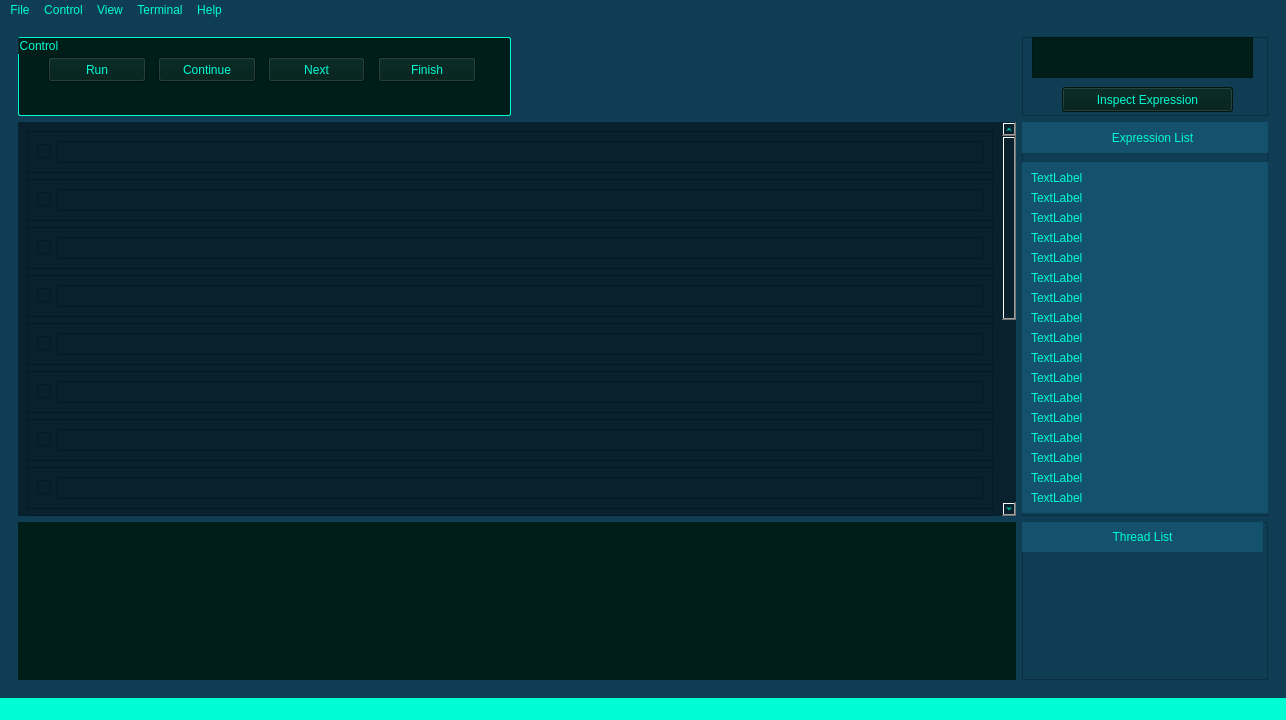
<?xml version="1.0" encoding="UTF-8"?>
<ui version="4.0">
 <class>MainWindow</class>
 <widget class="QMainWindow" name="MainWindow">
  <property name="geometry">
   <rect>
    <x>0</x>
    <y>0</y>
    <width>1286</width>
    <height>720</height>
   </rect>
  </property>
  <property name="minimumSize">
   <size>
    <width>0</width>
    <height>0</height>
   </size>
  </property>
  <property name="windowTitle">
   <string>MainWindow</string>
  </property>
  <property name="styleSheet">
   <string notr="true">background-color:rgb(15, 61, 83);
</string>
  </property>
  <widget class="QWidget" name="centralwidget">
   <property name="styleSheet">
    <string notr="true">QGroupBox {
	background-color:rgb(15, 61, 83);
	border-width: 1px;
	border-style: solid;
	border-radius: 2px;
	border-color:rgb(0, 252, 210);
}

QScrollArea {
	border-style: none;
}

QPushButton {

}</string>
   </property>
   <layout class="QHBoxLayout" name="horizontalLayout">
    <item>
     <layout class="QGridLayout" name="gridLayout">
      <item row="0" column="0">
       <widget class="QScrollArea" name="scrollArea">
        <property name="widgetResizable">
         <bool>true</bool>
        </property>
        <widget class="QWidget" name="scrollAreaWidgetContents">
         <property name="geometry">
          <rect>
           <x>0</x>
           <y>0</y>
           <width>1266</width>
           <height>657</height>
          </rect>
         </property>
         <layout class="QGridLayout" name="gridLayout_5">
          <item row="1" column="4" rowspan="5">
           <layout class="QGridLayout" name="expressionsLayout">
            <item row="0" column="0">
             <widget class="QFrame" name="frame_18">
              <property name="styleSheet">
               <string notr="true"/>
              </property>
              <property name="frameShape">
               <enum>QFrame::StyledPanel</enum>
              </property>
              <property name="frameShadow">
               <enum>QFrame::Raised</enum>
              </property>
              <widget class="QScrollArea" name="scrollArea_3">
               <property name="geometry">
                <rect>
                 <x>0</x>
                 <y>40</y>
                 <width>269</width>
                 <height>351</height>
                </rect>
               </property>
               <property name="styleSheet">
                <string notr="true">background-color:rgb(20, 81, 109);
color:rgb(0, 252, 210);</string>
               </property>
               <property name="widgetResizable">
                <bool>true</bool>
               </property>
               <widget class="QWidget" name="scrollAreaWidgetContents_8">
                <property name="geometry">
                 <rect>
                  <x>0</x>
                  <y>0</y>
                  <width>252</width>
                  <height>474</height>
                 </rect>
                </property>
                <layout class="QGridLayout" name="gridLayout_18">
                 <item row="5" column="0">
                  <widget class="QLabel" name="label_61">
                   <property name="text">
                    <string>TextLabel</string>
                   </property>
                  </widget>
                 </item>
                 <item row="0" column="0">
                  <widget class="QLabel" name="label_53">
                   <property name="text">
                    <string>TextLabel</string>
                   </property>
                  </widget>
                 </item>
                 <item row="16" column="0">
                  <widget class="QLabel" name="label_68">
                   <property name="text">
                    <string>TextLabel</string>
                   </property>
                  </widget>
                 </item>
                 <item row="15" column="0">
                  <widget class="QLabel" name="label_71">
                   <property name="text">
                    <string>TextLabel</string>
                   </property>
                  </widget>
                 </item>
                 <item row="11" column="0">
                  <widget class="QLabel" name="label_73">
                   <property name="text">
                    <string>TextLabel</string>
                   </property>
                  </widget>
                 </item>
                 <item row="18" column="0">
                  <widget class="QLabel" name="label_60">
                   <property name="text">
                    <string>TextLabel</string>
                   </property>
                  </widget>
                 </item>
                 <item row="13" column="0">
                  <widget class="QLabel" name="label_72">
                   <property name="text">
                    <string>TextLabel</string>
                   </property>
                  </widget>
                 </item>
                 <item row="17" column="0">
                  <widget class="QLabel" name="label_62">
                   <property name="text">
                    <string>TextLabel</string>
                   </property>
                  </widget>
                 </item>
                 <item row="9" column="0">
                  <widget class="QLabel" name="label_64">
                   <property name="text">
                    <string>TextLabel</string>
                   </property>
                  </widget>
                 </item>
                 <item row="7" column="0">
                  <widget class="QLabel" name="label_67">
                   <property name="text">
                    <string>TextLabel</string>
                   </property>
                  </widget>
                 </item>
                 <item row="10" column="0">
                  <widget class="QLabel" name="label_70">
                   <property name="text">
                    <string>TextLabel</string>
                   </property>
                  </widget>
                 </item>
                 <item row="6" column="0">
                  <widget class="QLabel" name="label_63">
                   <property name="text">
                    <string>TextLabel</string>
                   </property>
                  </widget>
                 </item>
                 <item row="4" column="0">
                  <widget class="QLabel" name="label_59">
                   <property name="text">
                    <string>TextLabel</string>
                   </property>
                  </widget>
                 </item>
                 <item row="8" column="0">
                  <widget class="QLabel" name="label_66">
                   <property name="text">
                    <string>TextLabel</string>
                   </property>
                  </widget>
                 </item>
                 <item row="20" column="0">
                  <widget class="QLabel" name="label_57">
                   <property name="text">
                    <string>TextLabel</string>
                   </property>
                  </widget>
                 </item>
                 <item row="12" column="0">
                  <widget class="QLabel" name="label_65">
                   <property name="text">
                    <string>TextLabel</string>
                   </property>
                  </widget>
                 </item>
                 <item row="3" column="0">
                  <widget class="QLabel" name="label_58">
                   <property name="text">
                    <string>TextLabel</string>
                   </property>
                  </widget>
                 </item>
                 <item row="1" column="0">
                  <widget class="QLabel" name="label_54">
                   <property name="text">
                    <string>TextLabel</string>
                   </property>
                  </widget>
                 </item>
                 <item row="2" column="0">
                  <widget class="QLabel" name="label_55">
                   <property name="text">
                    <string>TextLabel</string>
                   </property>
                  </widget>
                 </item>
                 <item row="19" column="0">
                  <widget class="QLabel" name="label_56">
                   <property name="text">
                    <string>TextLabel</string>
                   </property>
                  </widget>
                 </item>
                 <item row="14" column="0">
                  <widget class="QLabel" name="label_69">
                   <property name="text">
                    <string>TextLabel</string>
                   </property>
                  </widget>
                 </item>
                </layout>
               </widget>
              </widget>
              <widget class="QLabel" name="label_75">
               <property name="geometry">
                <rect>
                 <x>0</x>
                 <y>0</y>
                 <width>251</width>
                 <height>31</height>
                </rect>
               </property>
               <property name="styleSheet">
                <string notr="true">QFrame, QLabel{
	background-color:rgb(20, 81, 109);
	color:rgb(0, 252, 210);
}</string>
               </property>
               <property name="text">
                <string>   Expression List</string>
               </property>
               <property name="alignment">
                <set>Qt::AlignCenter</set>
               </property>
              </widget>
             </widget>
            </item>
           </layout>
          </item>
          <item row="0" column="3">
           <layout class="QGridLayout" name="gridLayout_8"/>
          </item>
          <item row="0" column="0" colspan="2">
           <layout class="QGridLayout" name="dockLayout">
            <item row="0" column="0">
             <widget class="QGroupBox" name="groupBox">
              <property name="styleSheet">
               <string notr="true">background-color:rgb(0, 30, 25);
color:rgb(0, 252, 210);</string>
              </property>
              <property name="title">
               <string>Control</string>
              </property>
              <widget class="QPushButton" name="pushButton_2">
               <property name="geometry">
                <rect>
                 <x>30</x>
                 <y>20</y>
                 <width>98</width>
                 <height>25</height>
                </rect>
               </property>
               <property name="text">
                <string>Run</string>
               </property>
              </widget>
              <widget class="QPushButton" name="pushButton_3">
               <property name="geometry">
                <rect>
                 <x>250</x>
                 <y>20</y>
                 <width>97</width>
                 <height>25</height>
                </rect>
               </property>
               <property name="text">
                <string>Next</string>
               </property>
              </widget>
              <widget class="QPushButton" name="pushButton_4">
               <property name="geometry">
                <rect>
                 <x>140</x>
                 <y>20</y>
                 <width>98</width>
                 <height>25</height>
                </rect>
               </property>
               <property name="text">
                <string>Continue</string>
               </property>
              </widget>
              <widget class="QPushButton" name="pushButton_5">
               <property name="geometry">
                <rect>
                 <x>360</x>
                 <y>20</y>
                 <width>98</width>
                 <height>25</height>
                </rect>
               </property>
               <property name="text">
                <string>Finish</string>
               </property>
              </widget>
             </widget>
            </item>
           </layout>
          </item>
          <item row="6" column="4" rowspan="2">
           <layout class="QGridLayout" name="threadLayout">
            <item row="0" column="0">
             <widget class="QFrame" name="frame_19">
              <property name="styleSheet">
               <string notr="true">QLabel{
	background-color:rgb(20, 81, 109);
	color:rgb(0, 252, 210);
}

QPushButton{
	background-color:rgb(112, 0, 0);
}</string>
              </property>
              <property name="frameShape">
               <enum>QFrame::StyledPanel</enum>
              </property>
              <property name="frameShadow">
               <enum>QFrame::Raised</enum>
              </property>
              <widget class="QLabel" name="label_74">
               <property name="geometry">
                <rect>
                 <x>0</x>
                 <y>-1</y>
                 <width>241</width>
                 <height>31</height>
                </rect>
               </property>
               <property name="text">
                <string>Thread List</string>
               </property>
               <property name="alignment">
                <set>Qt::AlignCenter</set>
               </property>
              </widget>
             </widget>
            </item>
           </layout>
          </item>
          <item row="0" column="4">
           <layout class="QGridLayout" name="inspectorLayout">
            <item row="0" column="0">
             <widget class="QFrame" name="frame_2">
              <property name="styleSheet">
               <string notr="true"/>
              </property>
              <property name="frameShape">
               <enum>QFrame::StyledPanel</enum>
              </property>
              <property name="frameShadow">
               <enum>QFrame::Raised</enum>
              </property>
              <widget class="QPushButton" name="pushButton_6">
               <property name="geometry">
                <rect>
                 <x>40</x>
                 <y>50</y>
                 <width>171</width>
                 <height>25</height>
                </rect>
               </property>
               <property name="styleSheet">
                <string notr="true">background-color:rgb(0, 30, 25);
color:rgb(0, 252, 210);</string>
               </property>
               <property name="text">
                <string>Inspect Expression</string>
               </property>
              </widget>
              <widget class="QTextEdit" name="textEdit_2">
               <property name="geometry">
                <rect>
                 <x>10</x>
                 <y>0</y>
                 <width>221</width>
                 <height>41</height>
                </rect>
               </property>
               <property name="styleSheet">
                <string notr="true">background-color:rgb(0, 30, 25);
color:rgb(0, 252, 210);
font-size:20px;</string>
               </property>
              </widget>
             </widget>
            </item>
           </layout>
          </item>
          <item row="6" column="0" rowspan="2" colspan="4">
           <layout class="QGridLayout" name="terminalLayout">
            <item row="0" column="0">
             <widget class="QLabel" name="label">
              <property name="styleSheet">
               <string notr="true">background-color:rgb(0, 30, 25)</string>
              </property>
              <property name="text">
               <string/>
              </property>
             </widget>
            </item>
           </layout>
          </item>
          <item row="1" column="0" rowspan="5" colspan="4">
           <layout class="QGridLayout" name="codeLayout">
            <item row="0" column="0">
             <widget class="QScrollArea" name="scrollArea_2">
              <property name="styleSheet">
               <string notr="true">background-color:rgb(8, 33, 44);
color:rgb(0, 252, 210);</string>
              </property>
              <property name="widgetResizable">
               <bool>true</bool>
              </property>
              <widget class="QWidget" name="scrollAreaWidgetContents_2">
               <property name="geometry">
                <rect>
                 <x>0</x>
                 <y>-193</y>
                 <width>977</width>
                 <height>780</height>
                </rect>
               </property>
               <layout class="QVBoxLayout" name="verticalLayout_4">
                <item>
                 <widget class="QFrame" name="frame">
                  <property name="frameShape">
                   <enum>QFrame::StyledPanel</enum>
                  </property>
                  <property name="frameShadow">
                   <enum>QFrame::Raised</enum>
                  </property>
                  <layout class="QHBoxLayout" name="horizontalLayout_2">
                   <item>
                    <widget class="QCheckBox" name="checkBox">
                     <property name="text">
                      <string/>
                     </property>
                    </widget>
                   </item>
                   <item>
                    <widget class="QLineEdit" name="lineEdit"/>
                   </item>
                  </layout>
                 </widget>
                </item>
                <item>
                 <widget class="QFrame" name="frame_3">
                  <property name="frameShape">
                   <enum>QFrame::StyledPanel</enum>
                  </property>
                  <property name="frameShadow">
                   <enum>QFrame::Raised</enum>
                  </property>
                  <layout class="QHBoxLayout" name="horizontalLayout_4">
                   <item>
                    <widget class="QCheckBox" name="checkBox_7">
                     <property name="text">
                      <string/>
                     </property>
                    </widget>
                   </item>
                   <item>
                    <widget class="QLineEdit" name="lineEdit_7"/>
                   </item>
                  </layout>
                 </widget>
                </item>
                <item>
                 <widget class="QFrame" name="frame_4">
                  <property name="frameShape">
                   <enum>QFrame::StyledPanel</enum>
                  </property>
                  <property name="frameShadow">
                   <enum>QFrame::Raised</enum>
                  </property>
                  <layout class="QHBoxLayout" name="horizontalLayout_5">
                   <item>
                    <widget class="QCheckBox" name="checkBox_8">
                     <property name="text">
                      <string/>
                     </property>
                    </widget>
                   </item>
                   <item>
                    <widget class="QLineEdit" name="lineEdit_8"/>
                   </item>
                  </layout>
                 </widget>
                </item>
                <item>
                 <widget class="QFrame" name="frame_5">
                  <property name="frameShape">
                   <enum>QFrame::StyledPanel</enum>
                  </property>
                  <property name="frameShadow">
                   <enum>QFrame::Raised</enum>
                  </property>
                  <layout class="QHBoxLayout" name="horizontalLayout_6">
                   <item>
                    <widget class="QCheckBox" name="checkBox_9">
                     <property name="text">
                      <string/>
                     </property>
                    </widget>
                   </item>
                   <item>
                    <widget class="QLineEdit" name="lineEdit_9"/>
                   </item>
                  </layout>
                 </widget>
                </item>
                <item>
                 <widget class="QFrame" name="frame_8">
                  <property name="frameShape">
                   <enum>QFrame::StyledPanel</enum>
                  </property>
                  <property name="frameShadow">
                   <enum>QFrame::Raised</enum>
                  </property>
                  <layout class="QHBoxLayout" name="horizontalLayout_9">
                   <item>
                    <widget class="QCheckBox" name="checkBox_14">
                     <property name="text">
                      <string/>
                     </property>
                    </widget>
                   </item>
                   <item>
                    <widget class="QLineEdit" name="lineEdit_12"/>
                   </item>
                  </layout>
                 </widget>
                </item>
                <item>
                 <widget class="QFrame" name="frame_7">
                  <property name="frameShape">
                   <enum>QFrame::StyledPanel</enum>
                  </property>
                  <property name="frameShadow">
                   <enum>QFrame::Raised</enum>
                  </property>
                  <layout class="QHBoxLayout" name="horizontalLayout_8">
                   <item>
                    <widget class="QCheckBox" name="checkBox_13">
                     <property name="text">
                      <string/>
                     </property>
                    </widget>
                   </item>
                   <item>
                    <widget class="QLineEdit" name="lineEdit_11"/>
                   </item>
                  </layout>
                 </widget>
                </item>
                <item>
                 <widget class="QFrame" name="frame_6">
                  <property name="frameShape">
                   <enum>QFrame::StyledPanel</enum>
                  </property>
                  <property name="frameShadow">
                   <enum>QFrame::Raised</enum>
                  </property>
                  <layout class="QHBoxLayout" name="horizontalLayout_7">
                   <item>
                    <widget class="QCheckBox" name="checkBox_10">
                     <property name="text">
                      <string/>
                     </property>
                    </widget>
                   </item>
                   <item>
                    <widget class="QLineEdit" name="lineEdit_10"/>
                   </item>
                  </layout>
                 </widget>
                </item>
                <item>
                 <widget class="QFrame" name="frame_9">
                  <property name="frameShape">
                   <enum>QFrame::StyledPanel</enum>
                  </property>
                  <property name="frameShadow">
                   <enum>QFrame::Raised</enum>
                  </property>
                  <layout class="QHBoxLayout" name="horizontalLayout_10">
                   <item>
                    <widget class="QCheckBox" name="checkBox_15">
                     <property name="text">
                      <string/>
                     </property>
                    </widget>
                   </item>
                   <item>
                    <widget class="QLineEdit" name="lineEdit_13"/>
                   </item>
                  </layout>
                 </widget>
                </item>
                <item>
                 <widget class="QFrame" name="frame_16">
                  <property name="frameShape">
                   <enum>QFrame::StyledPanel</enum>
                  </property>
                  <property name="frameShadow">
                   <enum>QFrame::Raised</enum>
                  </property>
                  <layout class="QHBoxLayout" name="horizontalLayout_17">
                   <item>
                    <widget class="QCheckBox" name="checkBox_22">
                     <property name="text">
                      <string/>
                     </property>
                    </widget>
                   </item>
                   <item>
                    <widget class="QLineEdit" name="lineEdit_22"/>
                   </item>
                  </layout>
                 </widget>
                </item>
                <item>
                 <widget class="QFrame" name="frame_14">
                  <property name="frameShape">
                   <enum>QFrame::StyledPanel</enum>
                  </property>
                  <property name="frameShadow">
                   <enum>QFrame::Raised</enum>
                  </property>
                  <layout class="QHBoxLayout" name="horizontalLayout_15">
                   <item>
                    <widget class="QCheckBox" name="checkBox_20">
                     <property name="text">
                      <string/>
                     </property>
                    </widget>
                   </item>
                   <item>
                    <widget class="QLineEdit" name="lineEdit_20"/>
                   </item>
                  </layout>
                 </widget>
                </item>
                <item>
                 <widget class="QFrame" name="frame_15">
                  <property name="frameShape">
                   <enum>QFrame::StyledPanel</enum>
                  </property>
                  <property name="frameShadow">
                   <enum>QFrame::Raised</enum>
                  </property>
                  <layout class="QHBoxLayout" name="horizontalLayout_16">
                   <item>
                    <widget class="QCheckBox" name="checkBox_21">
                     <property name="text">
                      <string/>
                     </property>
                    </widget>
                   </item>
                   <item>
                    <widget class="QLineEdit" name="lineEdit_21"/>
                   </item>
                  </layout>
                 </widget>
                </item>
                <item>
                 <widget class="QFrame" name="frame_11">
                  <property name="frameShape">
                   <enum>QFrame::StyledPanel</enum>
                  </property>
                  <property name="frameShadow">
                   <enum>QFrame::Raised</enum>
                  </property>
                  <layout class="QHBoxLayout" name="horizontalLayout_12">
                   <item>
                    <widget class="QCheckBox" name="checkBox_17">
                     <property name="text">
                      <string/>
                     </property>
                    </widget>
                   </item>
                   <item>
                    <widget class="QLineEdit" name="lineEdit_17"/>
                   </item>
                  </layout>
                 </widget>
                </item>
                <item>
                 <widget class="QFrame" name="frame_12">
                  <property name="frameShape">
                   <enum>QFrame::StyledPanel</enum>
                  </property>
                  <property name="frameShadow">
                   <enum>QFrame::Raised</enum>
                  </property>
                  <layout class="QHBoxLayout" name="horizontalLayout_13">
                   <item>
                    <widget class="QCheckBox" name="checkBox_18">
                     <property name="text">
                      <string/>
                     </property>
                    </widget>
                   </item>
                   <item>
                    <widget class="QLineEdit" name="lineEdit_18"/>
                   </item>
                  </layout>
                 </widget>
                </item>
                <item>
                 <widget class="QFrame" name="frame_10">
                  <property name="frameShape">
                   <enum>QFrame::StyledPanel</enum>
                  </property>
                  <property name="frameShadow">
                   <enum>QFrame::Raised</enum>
                  </property>
                  <layout class="QHBoxLayout" name="horizontalLayout_11">
                   <item>
                    <widget class="QCheckBox" name="checkBox_16">
                     <property name="text">
                      <string/>
                     </property>
                    </widget>
                   </item>
                   <item>
                    <widget class="QLineEdit" name="lineEdit_14"/>
                   </item>
                  </layout>
                 </widget>
                </item>
                <item>
                 <widget class="QFrame" name="frame_13">
                  <property name="frameShape">
                   <enum>QFrame::StyledPanel</enum>
                  </property>
                  <property name="frameShadow">
                   <enum>QFrame::Raised</enum>
                  </property>
                  <layout class="QHBoxLayout" name="horizontalLayout_14">
                   <item>
                    <widget class="QCheckBox" name="checkBox_19">
                     <property name="text">
                      <string/>
                     </property>
                    </widget>
                   </item>
                   <item>
                    <widget class="QLineEdit" name="lineEdit_19"/>
                   </item>
                  </layout>
                 </widget>
                </item>
                <item>
                 <widget class="QFrame" name="frame_17">
                  <property name="frameShape">
                   <enum>QFrame::StyledPanel</enum>
                  </property>
                  <property name="frameShadow">
                   <enum>QFrame::Raised</enum>
                  </property>
                  <layout class="QHBoxLayout" name="horizontalLayout_18">
                   <item>
                    <widget class="QCheckBox" name="checkBox_23">
                     <property name="text">
                      <string/>
                     </property>
                    </widget>
                   </item>
                   <item>
                    <widget class="QLineEdit" name="lineEdit_23"/>
                   </item>
                  </layout>
                 </widget>
                </item>
               </layout>
              </widget>
             </widget>
            </item>
           </layout>
          </item>
         </layout>
        </widget>
       </widget>
      </item>
     </layout>
    </item>
   </layout>
  </widget>
  <widget class="QMenuBar" name="menubar">
   <property name="geometry">
    <rect>
     <x>0</x>
     <y>0</y>
     <width>1286</width>
     <height>22</height>
    </rect>
   </property>
   <property name="styleSheet">
    <string notr="true">QMenuBar::item {
	background-color:rgb(15, 61, 83);
	color:rgb(0, 252, 210);
}

QMenuBar::item:hover {
	background-color:rgb(0, 132, 110);
	color:rgb(0, 90, 75);
}

QMenuBar::item:selected {
	background-color:rgb(0, 132, 110);
	color:rgb(0, 90, 75);
}</string>
   </property>
   <widget class="QMenu" name="menuFile">
    <property name="styleSheet">
     <string notr="true">QMenu::item {
	background-color:rgb(15, 61, 83);
	color:rgb(0, 252, 210);
}

QMenu::item:hover {
	background-color:rgb(0, 132, 110);
	color:rgb(0, 90, 75);
}

QMenu::item:selected {
	background-color:rgb(0, 132, 110);
	color:rgb(0, 90, 75);
}</string>
    </property>
    <property name="title">
     <string>File</string>
    </property>
    <addaction name="actionNew"/>
    <addaction name="actionLoad"/>
    <addaction name="actionSave"/>
    <addaction name="actionBuild"/>
   </widget>
   <widget class="QMenu" name="menuControl">
    <property name="styleSheet">
     <string notr="true">QMenu::item {
	background-color:rgb(15, 61, 83);
	color:rgb(0, 252, 210);
}

QMenu::item:hover {
	background-color:rgb(0, 132, 110);
	color:rgb(0, 90, 75);
}

QMenu::item:selected {
	background-color:rgb(0, 132, 110);
	color:rgb(0, 90, 75);
}</string>
    </property>
    <property name="title">
     <string>Control</string>
    </property>
    <addaction name="actionRun_R"/>
    <addaction name="actionContinue_A"/>
    <addaction name="actionNext_N"/>
    <addaction name="actionFinish_F"/>
   </widget>
   <widget class="QMenu" name="menuView">
    <property name="styleSheet">
     <string notr="true">QMenu::item {
	background-color:rgb(15, 61, 83);
	color:rgb(0, 252, 210);
}

QMenu::item:hover {
	background-color:rgb(0, 132, 110);
	color:rgb(0, 90, 75);
}

QMenu::item:selected {
	background-color:rgb(0, 132, 110);
	color:rgb(0, 90, 75);
}</string>
    </property>
    <property name="title">
     <string>View</string>
    </property>
    <addaction name="actionAssembly_Code"/>
    <addaction name="actionRegisters_List"/>
   </widget>
   <widget class="QMenu" name="menuTerminal">
    <property name="styleSheet">
     <string notr="true">QMenu::item {
	background-color:rgb(15, 61, 83);
	color:rgb(0, 252, 210);
}

QMenu::item:hover {
	background-color:rgb(0, 132, 110);
	color:rgb(0, 90, 75);
}

QMenu::item:selected {
	background-color:rgb(0, 132, 110);
	color:rgb(0, 90, 75);
}</string>
    </property>
    <property name="title">
     <string>Terminal</string>
    </property>
    <addaction name="actionNew_Terminal"/>
   </widget>
   <widget class="QMenu" name="menuHelp">
    <property name="styleSheet">
     <string notr="true">QMenu::item {
	background-color:rgb(15, 61, 83);
	color:rgb(0, 252, 210);
}

QMenu::item:hover {
	background-color:rgb(0, 132, 110);
	color:rgb(0, 90, 75);
}

QMenu::item:selected {
	background-color:rgb(0, 132, 110);
	color:rgb(0, 90, 75);
}</string>
    </property>
    <property name="title">
     <string>Help</string>
    </property>
    <addaction name="actionCommands"/>
    <addaction name="actionControls"/>
    <addaction name="actionAbout"/>
    <addaction name="actionDocumentation"/>
   </widget>
   <addaction name="menuFile"/>
   <addaction name="menuControl"/>
   <addaction name="menuView"/>
   <addaction name="menuTerminal"/>
   <addaction name="menuHelp"/>
  </widget>
  <widget class="QStatusBar" name="statusbar">
   <property name="styleSheet">
    <string notr="true">background-color:rgb(0, 252, 210)</string>
   </property>
  </widget>
  <action name="actionNew">
   <property name="text">
    <string>New                      </string>
   </property>
  </action>
  <action name="actionLoad">
   <property name="text">
    <string>Load                      </string>
   </property>
  </action>
  <action name="actionSave">
   <property name="text">
    <string>Save                      </string>
   </property>
  </action>
  <action name="actionBuild">
   <property name="text">
    <string>Build                     </string>
   </property>
  </action>
  <action name="actionRun_R">
   <property name="text">
    <string>Run (R)                             </string>
   </property>
  </action>
  <action name="actionContinue_A">
   <property name="text">
    <string>Continue (SPACE BAR)  </string>
   </property>
  </action>
  <action name="actionNext_N">
   <property name="text">
    <string>Next (N)                           </string>
   </property>
  </action>
  <action name="actionFinish_F">
   <property name="text">
    <string>Finish (F)                          </string>
   </property>
  </action>
  <action name="actionAssembly_Code">
   <property name="text">
    <string>Assembly Code </string>
   </property>
  </action>
  <action name="actionRegisters_List">
   <property name="text">
    <string>Registers List      </string>
   </property>
  </action>
  <action name="actionNew_Terminal">
   <property name="text">
    <string>New Terminal  </string>
   </property>
  </action>
  <action name="actionCommands">
   <property name="text">
    <string>Commands          </string>
   </property>
  </action>
  <action name="actionControls">
   <property name="text">
    <string>Controls                </string>
   </property>
  </action>
  <action name="actionAbout">
   <property name="text">
    <string>About                    </string>
   </property>
  </action>
  <action name="actionDocumentation">
   <property name="text">
    <string>Documentation    </string>
   </property>
  </action>
 </widget>
 <resources/>
 <connections/>
</ui>
